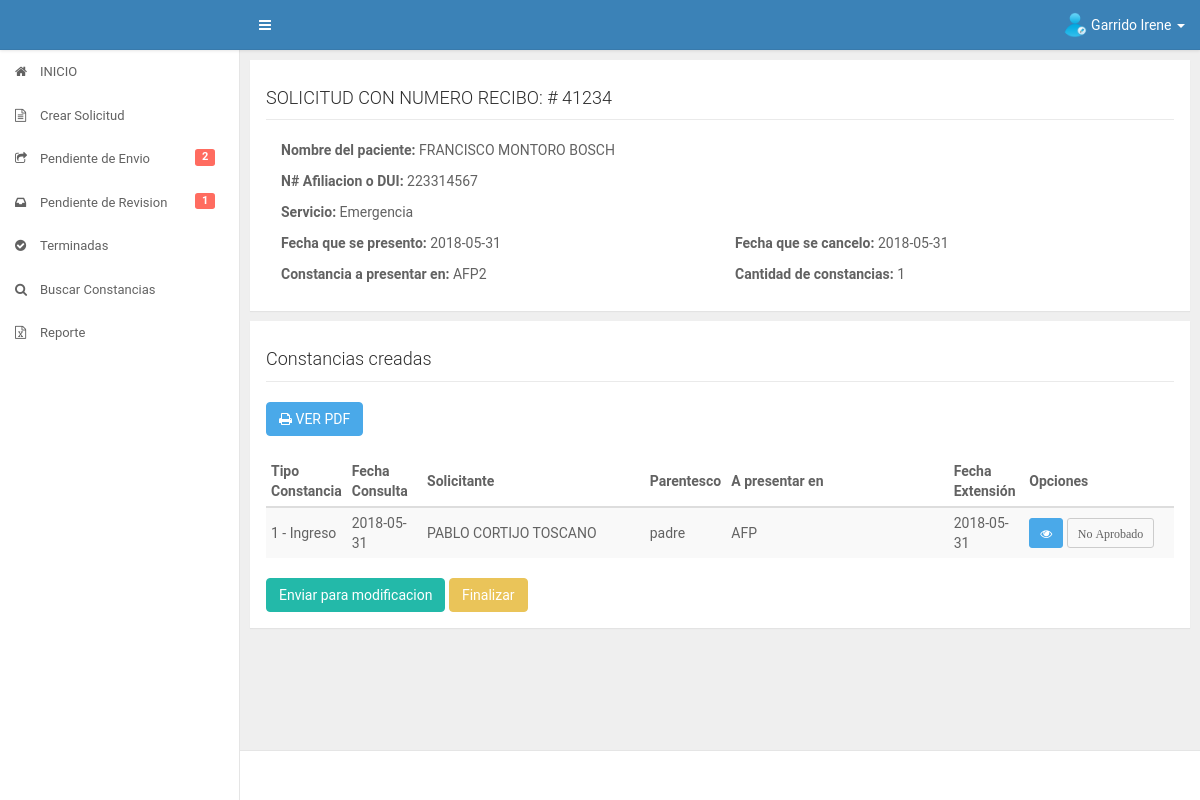
Screenshot of /app/secretaria/infosolicitud.php?con=21 (signed in) with the database file from the repository.
### tables this page shows
CREATE TABLE IF NOT EXISTS `datos_iniciales` (
  `id_datos` int(11) NOT NULL AUTO_INCREMENT,
  `fecha` date DEFAULT NULL,
  `numero_recibo` varchar(50) DEFAULT NULL,
  `afiliacion_dui` varchar(30) DEFAULT NULL,
  `nombre_paciente` varchar(300) DEFAULT NULL,
  `destinos` varchar(2000) DEFAULT NULL,
  `id_servicio` int(11) DEFAULT NULL,
  `cantidad` int(11) DEFAULT NULL,
  `fecha_presentado` date DEFAULT NULL,
  `fecha_cancelado` date DEFAULT NULL,
  `precio` float DEFAULT NULL,
  `id_estado` int(11) DEFAULT NULL,
  `id_trabajador` int(11) DEFAULT NULL,
  `fecha_recibido_revision` date DEFAULT NULL,
  `fecha_autorizacion_direccion` date DEFAULT NULL,
  PRIMARY KEY (`id_datos`),
  KEY `FK_diservicio` (`id_servicio`),
  KEY `FK_diestado` (`id_estado`),
  KEY `FK_datos_iniciales_usuario` (`id_trabajador`),
  CONSTRAINT `FK_datos_iniciales_usuario` FOREIGN KEY (`id_trabajador`) REFERENCES `usuario` (`id_user`),
  CONSTRAINT `FK_diestado` FOREIGN KEY (`id_estado`) REFERENCES `estado` (`id_estado`),
  CONSTRAINT `FK_diservicio` FOREIGN KEY (`id_servicio`) REFERENCES `servicios` (`id_servicio`)
);

CREATE TABLE IF NOT EXISTS `servicios` (
  `id_servicio` int(11) NOT NULL AUTO_INCREMENT,
  `nombre_servicio` varchar(200) DEFAULT NULL,
  PRIMARY KEY (`id_servicio`)
);

CREATE TABLE IF NOT EXISTS `datos_complementarios` (
  `id_datosc` int(11) NOT NULL AUTO_INCREMENT,
  `id_constancia` int(11) DEFAULT NULL,
  `id_datos` int(11) DEFAULT NULL,
  `fecha_consulta` date DEFAULT NULL,
  `id_servicio` int(11) DEFAULT NULL,
  `diagnostico` mediumtext,
  `nombre_solicitante` varchar(300) DEFAULT NULL,
  `parentesco` varchar(100) DEFAULT NULL,
  `destino` varchar(300) DEFAULT NULL,
  `fecha_extension` date DEFAULT NULL,
  `id_medico` int(11) DEFAULT NULL,
  `id_jefe` int(11) DEFAULT NULL,
  `id_jefesocial` int(11) DEFAULT NULL,
  `id_director` int(11) DEFAULT NULL,
  `estado` int(11) DEFAULT '0',
  `fecha_entregada` date DEFAULT NULL,
  PRIMARY KEY (`id_datosc`),
  KEY `FK_dcconstancia` (`id_constancia`),
  KEY `FK_dcdatos` (`id_datos`),
  KEY `Fk_dcservicio` (`id_servicio`),
  KEY `FK_dcmedico` (`id_medico`),
  KEY `FK_dcjefe` (`id_jefe`),
  KEY `FK_dcjefesocial` (`id_jefesocial`),
  KEY `FK_dcdirector` (`id_director`),
  CONSTRAINT `FK_dcconstancia` FOREIGN KEY (`id_constancia`) REFERENCES `constancias` (`id_constancia`),
  CONSTRAINT `FK_dcdatos` FOREIGN KEY (`id_datos`) REFERENCES `datos_iniciales` (`id_datos`),
  CONSTRAINT `FK_dcdirector` FOREIGN KEY (`id_director`) REFERENCES `director` (`id_director`),
  CONSTRAINT `FK_dcjefe` FOREIGN KEY (`id_jefe`) REFERENCES `jefe_servicio` (`id_jefe`),
  CONSTRAINT `FK_dcjefesocial` FOREIGN KEY (`id_jefesocial`) REFERENCES `jefe_trabajo_social` (`id_jefesocial`),
  CONSTRAINT `FK_dcmedico` FOREIGN KEY (`id_medico`) REFERENCES `medico_tratante` (`id_medico`),
  CONSTRAINT `Fk_dcservicio` FOREIGN KEY (`id_servicio`) REFERENCES `servicios` (`id_servicio`)
);

CREATE TABLE IF NOT EXISTS `constancias` (
  `id_constancia` int(11) NOT NULL AUTO_INCREMENT,
  `tipo_constancia` varchar(50) DEFAULT NULL,
  PRIMARY KEY (`id_constancia`)
);

### app/secretaria/infosolicitud.php (the view, shortened to what this page needs)
<?php
    include("../core/header.php");
    include("../core/aside.php");
    include("../../config/database.php");
    if(!isset($_GET['con']) || $_GET['con']=='' || $_GET['con']==0)
   	{
?>
	<div id="content" class="ui-content ui-content-aside-overlay">
	    <div class="ui-content-body">
	        <div class="ui-container">
	            <div class="row">
	                <div class="col-md-12 col-lg-12">
	                    <div class="panel">
	                        <div class="panel-body">
	                            <div id="contenido">
	                            	<div class="alert alert-danger">
	                                    <strong>Error!</strong> No se encontro la solicitud.
	                                    <p>Pruebe seleccionado una solicitud en la seccion de pendientes de revision</p>
	                                </div>
	                            </div>
	                        </div>
	                    </div>
	                </div>
	            </div>
	        </div>
	    </div>
	</div>
<?php
   	}
   	else {
   		$contancianum = $_GET['con'];
   		$sqlcomprobar = "SELECT id_datos FROM datos_iniciales WHERE id_datos=? AND id_estado=4";
	   		if($stmtcomp = $conn->prepare($sqlcomprobar)){
	   		$stmtcomp->bind_param('i',$_GET['con']);
	   		$stmtcomp->execute();
	   		$stmtcomp->store_result();
	   		$rowscomp = $stmtcomp->num_rows;
   		}
   		if($rowscomp!=1){
   			?>
		<div id="content" class="ui-content ui-content-aside-overlay">
		    <div class="ui-content-body">
		        <div class="ui-container">
		            <div class="row">
		                <div class="col-md-12 col-lg-12">
		                    <div class="panel">
		                        <div class="panel-body">
		                            <div id="contenido">
		                            	<div class="alert alert-danger">
		                                    <strong>Error!</strong>
		                                    <strong>NO TIENE PERMISOS PARA VER ESTA SOLICITUD</strong>
		                                    <p>Para poder ver la informacion de solicitudes, busque en la seccion de pendientes de revision y seleccione la solicitud que desea ver.</p>
		                                    <p>Gracias!.</p>
		                                </div>
		                            </div>
		                        </div>
		                    </div>
		                </div>
		            </div>
		        </div>
		    </div>
		</div>
   	<?php
   		}
	else{
   		$sqlconstancia = "SELECT dai.id_datos,dai.fecha,dai.numero_recibo,dai.afiliacion_dui,dai.nombre_paciente,dai.destinos,dai.cantidad,ser.nombre_servicio,dai.fecha_presentado,dai.fecha_cancelado FROM datos_iniciales dai INNER JOIN servicios ser ON dai.id_servicio=ser.id_servicio WHERE dai.id_datos=?";
   		if($stmtcons = $conn->prepare($sqlconstancia)){
   			$stmtcons -> bind_param('s',$contancianum);
   			$stmtcons -> execute();
   			$stmtcons -> bind_result($id_datos,$fechacreacion,$nrecibo,$afiliacion,$nombrepaciente,$destinos,$cantidad,$servicio,$fechapresento,$fechacancelo);
   		}
   		$sqlcreadas = "SELECT dat.id_datosc,dat.id_constancia,dat.fecha_consulta,dat.nombre_solicitante,dat.parentesco,dat.destino,dat.fecha_extension,con.tipo_constancia,dat.estado FROM datos_complementarios dat INNER JOIN constancias con ON dat.id_constancia=con.id_constancia WHERE dat.id_datos=?";
   		if($stmtcre = $conn->prepare($sqlcreadas)){
   			$stmtcre -> bind_param('i',$contancianum);
   			$stmtcre -> execute();
   			$stmtcre -> store_result();
	    	$rowscre = $stmtcre->num_rows;
   			$stmtcre -> bind_result($id_datosc,$id_constancia,$fecha_consulta,$solicitante,$parentesco,$destinoc,$fecha_extension,$tipoconstancia,$estadocon);
   		}
?>
	<div id="content" class="ui-content ui-content-aside-overlay">
	    <div class="ui-content-body">
	        <div class="ui-container">
	            <div class="row">
	                <div class="col-md-12 col-lg-12">
	                    <div class="panel">
	                        <div class="panel-body">
	                            <div id="titulo">
	                            	<h4>SOLICITUD CON NUMERO RECIBO: # <?php echo $nrecibo; ?></h4>
	                            </div>
	                            <div id="contenido">
	                        		<div class="col-md-12">
	                        			<p><strong>Nombre del paciente: </strong><?php echo $nombrepaciente; ?></p>
	                        			<p><strong>N# Afiliacion o DUI: </strong><?php echo $afiliacion; ?></p>
	                        			<p><strong>Servicio: </strong><?php echo $servicio; ?></p>
	                        		</div>
	                        		<div class="col-md-6">
	                        			<p><strong>Fecha que se presento: </strong><?php echo $fechapresento; ?></p>
	                        			<p><strong>Constancia a presentar en: </strong><?php echo $destinos; ?></p>
	                        		</div>
	                        		<div class="col-md-6">
	                        			<p><strong>Fecha que se cancelo: </strong><?php echo $fechacancelo; ?></p>
	                        			<p><strong>Cantidad de constancias: </strong><?php echo $cantidad; ?></p>
	                        		</div>
	                            </div>
	                        </div>
	                    </div>
	                    <div class="panel">
	                        <div class="panel-body">
	                            <div id="titulo">
	                            	<h4>Constancias creadas</h4>
	                            </div>
	                            <div id="contenido">
	                            	<a class="btn btn-info" target="_blank" href="constancias.php?contancianum=<?php echo $contancianum ?>"><i class="fa fa-print"></i> VER PDF</a>
	                            	<div id="contenido" class="table-responsive">
			                        	<table class="table table-striped table-condensed" id="mitable">
			                                <thead class="thead-inverse">
			                                    <tr>
			                                        <th class="col-md-1">Tipo Constancia</th>
			                                        <th class="col-md-1">Fecha Consulta</th>
			                                        <th class="col-md-3">Solicitante</th>
			                                        <th class="col-md-1">Parentesco</th>
			                                        <th class="col-md-3">A presentar en</th>
			                                        <th class="col-md-1">Fecha Extensión</th>
			                                        <th class="col-md-2">Opciones</th>
			                                    </tr>
			                                </thead>
			                                <tbody>
			                                <?php
                                            if($rowscre>0){
                                            	$cont=1;
                                                while ($stmtcre->fetch()) {
                                                	$id_tipo=0;
                                                	switch ($id_constancia) {
                                                		case '2':
                                                			$sqltipo = "SELECT id_datosci FROM datos_const_ingreso WHERE id_datosc=?";
                                                			if($stmttipo = $conn->prepare($sqltipo)){
                                                				$stmttipo->bind_param('i',$id_datosc);
                                                				$stmttipo->execute();
                                                				$stmttipo->bind_result($id_tipo);
                                                			}
                                                			break;
                                                	}
	                                        ?>
	                                            <tr>
	                                                <td><?php echo $cont." - ".$tipoconstancia; ?></td>
	                                                <td><?php echo $fecha_consulta; ?></td>
	                                                <td><?php echo $solicitante; ?></td>
	                                                <td><?php echo $parentesco; ?></td>
	                                                <td><?php echo $destinoc; ?></td>
	                                                <td><?php echo $fecha_extension; ?></td>
	                                                <td><a href="viewconstancia.php?con=<?php echo $id_datosc; ?>&alt=<?php echo $id_tipo ?>" class="btn btn-info btn-sm" data-toggle="tooltip" data-placement="left" title="Ver Detalle"><i class="fa fa-eye"></i></a> <?php if($estadocon==1){ ?><a href="javascript:;" class="btn btn-success btn-sm estado" id="estado<?php echo $id_datosc ?>" data-estado="<?php echo $estadocon; ?>" data-constancia="<?php echo $id_datosc; ?>"><i class="fa fa-check"> Aprobado</i></a><?php } else{ ?><a href="javascript:;" class="btn btn-default btn-sm estado" id="estado<?php echo $id_datosc ?>" data-estado="<?php echo $estadocon; ?>" data-constancia="<?php echo $id_datosc; ?>"><i class="fa "> No Aprobado</i></a><?php } ?></td>
	                                            </tr>
	                                        <?php 	$cont=$cont+1;
	                                                }
	                                            }
	                                        ?>
			                                </tbody>
			                            </table>
			                        </div>
			                        <a class="btn btn-success modificar" href="javascript:;" data-constancia="<?php echo $id_datos; ?>">Enviar para modificacion</a>
			                        <a class="btn btn-warning finalizar" href="javascript:;" data-constancia="<?php echo $id_datos; ?>">Finalizar</a>
	                            </div>
	                        </div>
	                    </div>
	                </div>
	            </div>
	        </div>
	    </div>
	</div>
<?php
	include("../core/footer.php");
	}
   }
?>

### assets/css/main.css (style rules this page uses)
.row { margin-right: -5px; margin-left: -5px; }
.ui-content-body .row > [class^="col-"], .ui-content-body .row > [class*="col-"] { padding-left: 5px; padding-right: 5px; }
.panel { margin-bottom: 10px; -webkit-border-radius: 0; border-radius: 0; }
.panel { position: relative; }
.ui-content { width: 100%; height: 100%; margin-left: 0; -webkit-transition: margin-left .3s; transition: margin-left .3s; }
.ui-content::before, .ui-content::after { display: table; content: " "; }
.ui-content::after { clear: both; }
.ui-content-body { float: left; width: 100%; margin-bottom: 40px; padding: 10px; }
@media (min-width: 768px) { .ui-content { width: auto; margin-left: 240px; -webkit-transition: all .299s; transition: all .299s; } }
@media (min-width: 1200px) { .ui-content.ui-content-aside-overlay .ui-container { margin-right: 0; } }
@media (min-width: 1200px) { .ui-container { margin-right: 0; -webkit-transition: margin-right .3s; transition: margin-right .3s; } }
html, body { width: 100%; height: 100%; }
body { font-size: 14px; color: #626262; background-color: #EFEFEF; -webkit-font-smoothing: antialiased; line-height: 1.5; letter-spacing: 0; overflow-x: hidden; }
h1, h2, h3, h4, h5, h6 { font-weight: 300; line-height: 1.3; color: #2c2c2c; }
h4, .h4 { font-size: 18px; }
a { color: inherit; }
.table thead tr th, .table tbody tr td, .table tbody tr td * { vertical-align: middle; }
.btn { background-color: transparent; color: inherit; }
.btn-info { color: #ffffff; background-color: #4aa9e9; border-color: #4aa9e9; }
.btn-success { color: #ffffff; background-color: #23b9a9; border-color: #23b9a9; }
.btn-warning { color: #ffffff; background-color: #eac459; border-color: #eac459; }

### assets/css/style.css (style rules this page uses)
body { font-family: 'Roboto', sans-serif; }
#titulo { border-bottom: 1px solid #eaeaea; }
#contenido { margin-top: 20px; }

### rows the page displays
datos_iniciales: numero_recibo "41234", nombre_paciente "FRANCISCO MONTORO BOSCH", afiliacion_dui "223314567", id_servicio.nombre_servicio "Emergencia", fecha_presentado "2018-05-31", destinos "AFP2", fecha_cancelado "2018-05-31", cantidad "1"
datos_complementarios: id_constancia.tipo_constancia "Ingreso", fecha_consulta "2018-05-31", nombre_solicitante "PABLO CORTIJO TOSCANO", parentesco "padre", destino "AFP", fecha_extension "2018-05-31"

### other values shown
$_SESSION['nombre'] "Garrido Irene"
$mispendientes "2"
$mispendientesrev "1"
